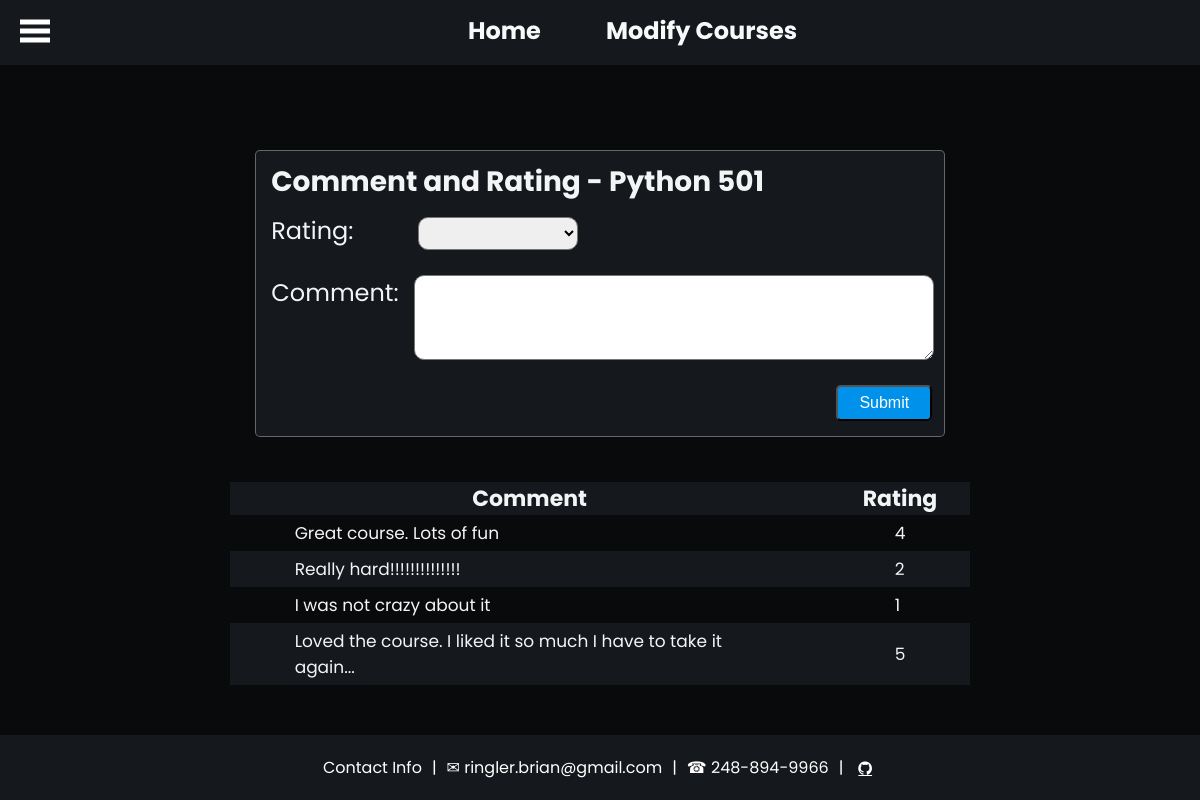
The page /courses/comment/17/ on the database its author committed.
### courses_app/models.py (models this page shows, shortened)
class Course(models.Model):
    course_name = models.CharField(max_length=50, null=False)
    created_at = models.DateTimeField(auto_now_add=True)
    updated_at = models.DateTimeField(auto_now=True)
    objects = ValidationManager()

class Comment(models.Model):
    USER_RATING = [
        (1, '⭐'),
        (2, '⭐⭐'),
        (3, '⭐⭐⭐'),
        (4, '⭐⭐⭐⭐⭐'),
        (5, '⭐⭐⭐⭐⭐⭐'),
    ]
    comment = models.CharField(max_length=255, null=True)
    rating = models.CharField(max_length=5, choices=USER_RATING, default=1, null=True)
    course = models.ForeignKey(Course, related_name='course_name_fk', on_delete=models.CASCADE)
    created_at = models.DateTimeField(auto_now_add=True)
    updated_at = models.DateTimeField(auto_now=True)
    objects = ValidationManager()

### courses_app/views.py (the view, shortened to what this page needs)
# urls.py: path('courses/comment/<int:id_rate>/', views.comment_courses_view, name='comment_courses'),
def comment_courses_view(request, id_rate):
    '''the id_rate is from Course table. First, get all comments then
    filter using id_rate but based on Course table'''
    context = {
        'all_comm_rate' :  Comment.objects.filter(course__id=id_rate),
        'id_comm' : id_rate,
        'course_name' : Course.objects.get(id=id_rate)
    }
    return render(request, 'comment_courses.html', context)

### courses_app/templates/comment_courses.html (shortened to what this page needs)
{% extends "base.html" %}
{% block head %}
    {% load static %}
    <link rel="stylesheet" href="{% static 'css/comment_courses.css' %}" />
    <link rel="stylesheet" href="{% static 'css/comment_footer.css' %}" />
{% endblock head %}
{% block content %}
<div class="comm-rate-wrapper">
    <form action="/courses/comment/{{ id_comm }}/" method="POST" name="comment-frm">
        <h1 class="comm-title">Comment and Rating - {{ course_name.course_name }}</h1>
        <div>
            <label for="course-rating">Rating:</label>
            <select name="course-rating-nm" id="rate-course">
                <option name="course-rating-nm" value="0"></option>
                <option name="course-rating-nm" value="1">⭐</option>
            </select>
        </div>
        <div id="comm-desc-sec">
            <label for="course-comm">Comment:</label>
            <textarea id="course-comm" name="course-comm-nm"></textarea>
        </div>
        <input type="submit" id="course-comm-submit">
    </form>
    <table class="courses-tbl">
        <thead>
            <tr>
                <th>Comment</th>
                <th>Rating</th>
            </tr>
        </thead>
        <tbody>
            {% for all in all_comm_rate %}
            <tr>
                <td>{{ all.comment }}</td>
                <td>{{ all.rating }}</td>
            </tr>
            {% endfor %}
        </tbody>
    </table>
</div>
{% endblock %}

### courses_app/static/css/base.css (style rules this page uses)
* { margin: 0; padding: 0; box-sizing: border-box; }
body { height: 100%; font-family: 'Poppins', sans-serif; background-color: #080A0C; color: #F3F4F6; }
input[type="submit"], button { height: 2.25rem; width: 6rem; font-size: 1.0rem; border-radius: 5px; background-color:rgb(0, 145, 234); color: white; }

### courses_app/static/css/nav_bar.css (style rules this page uses)
* { margin: 0; padding: 0; box-sizing: border-box; }

### courses_app/static/css/comment_courses.css (style rules this page uses)
* { margin: 0; padding: 0; box-sizing: border-box; }
.comm-rate-wrapper { display: flex; flex-flow: column; align-items: center; }
form[name="comment-frm"] { margin-top: 85px; padding: 10px 10px 15px 15px; border: .5px solid rgba(245, 245, 245, 0.35); background-color: #15181C; border-radius: 5px; }
h1 { margin: auto; font-size: 28px; margin-bottom: 10px; }
label { font-size: 24px; }
textarea, select { border-radius: 10px; padding: 6px 12px; height: 2.1rem; width: 160px; font-size: 1.0rem; font-family: 'Poppins', sans-serif; resize: vertical; margin-bottom: 25px; }
textarea { width: 520px; height: 85px; margin-left: 15px; }
#rate-course { margin-left: 60px; }
#comm-desc-sec { display: flex; flex-flow: row; justify-content: flex-start; }
#course-comm-submit { margin-left: 565px; }
table { width: auto; table-layout: auto; margin-top: 45px; font-size: 20px; border-collapse: separate; border-spacing: 0px; }
th { font-size: 22px; margin: 0 10px 0 10px; background-color: #15181C; }
td { padding: 5px 65px; font-size: 17px; max-width: 600px; }
tr:nth-child(even) { background-color: #15181C; }

### courses_app/static/css/comment_footer.css (style rules this page uses)
* { margin: 0; padding: 0; box-sizing: border-box; }

### rows shown on the page
Course: course_name "Python 501"
Comment: comment "Great course. Lots of fun", rating "4"
Comment: comment "Really hard!!!!!!!!!!!!!!", rating "2"
Comment: comment "I was not crazy about it", rating "1"
Comment: comment "Loved the course. I liked it so much I have to take it again...", rating "5"
